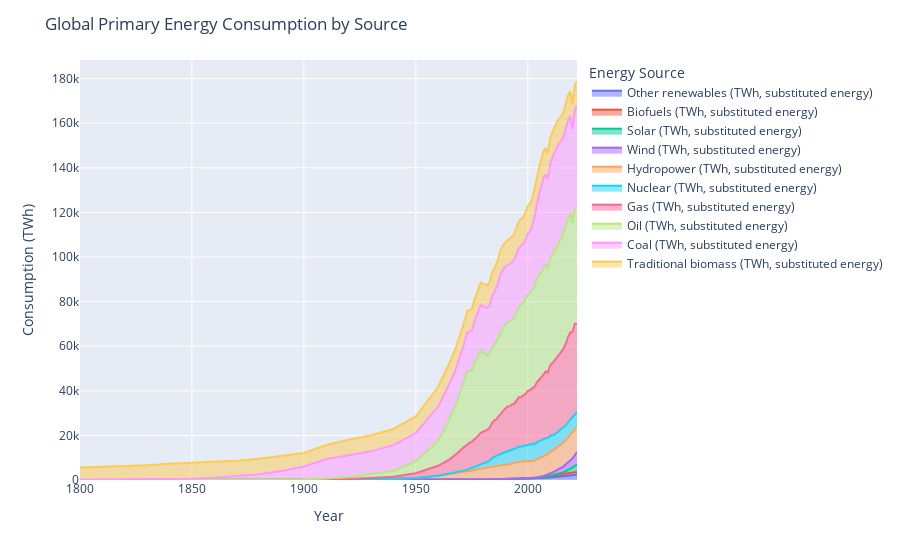

Here is the notebook cell this chart was saved with:
### Code cell
fig = px.area(melted_data, x='Year', y='Consumption (TWh)', color='Energy Source')

# Update the layout
# Customize the plot
fig.update_layout(
    title='Global Primary Energy Consumption by Source',
    xaxis_title='Year',
    yaxis_title='Consumption (TWh)',
    legend_title='Energy Source'
)

# Show the plot
fig.show()
